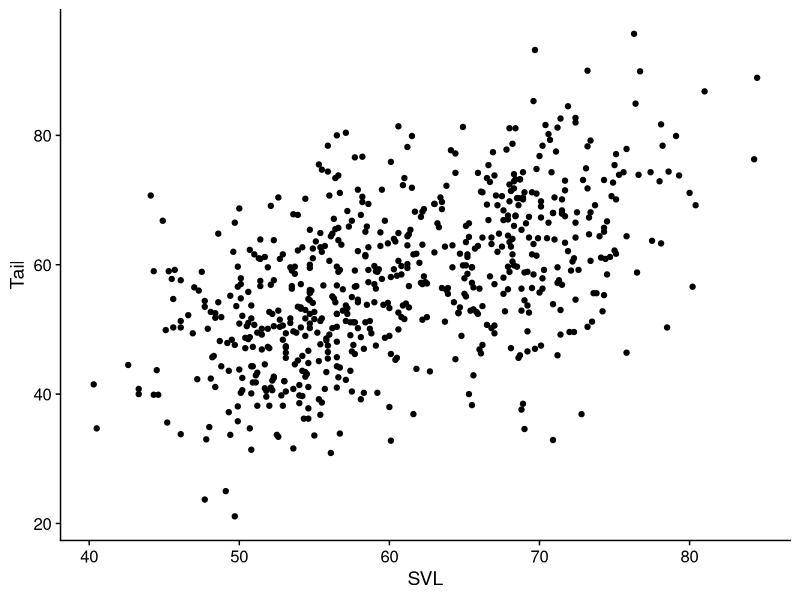
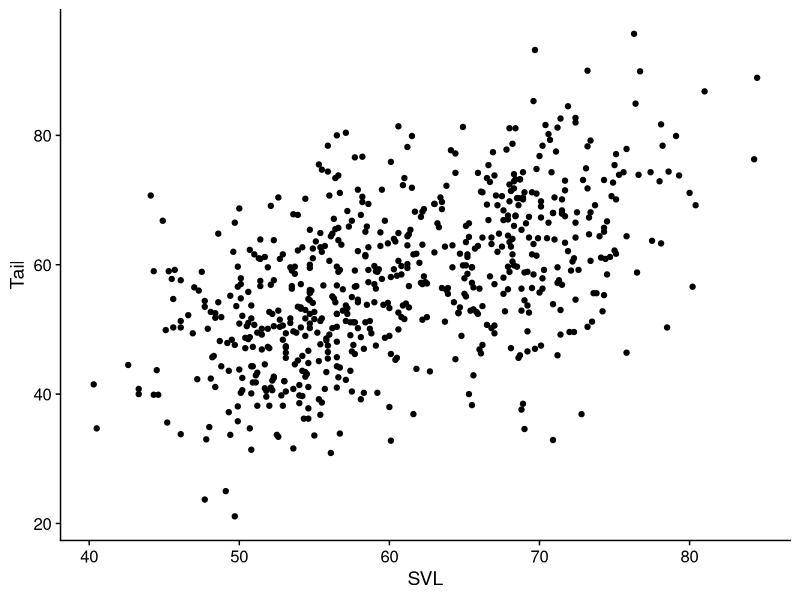
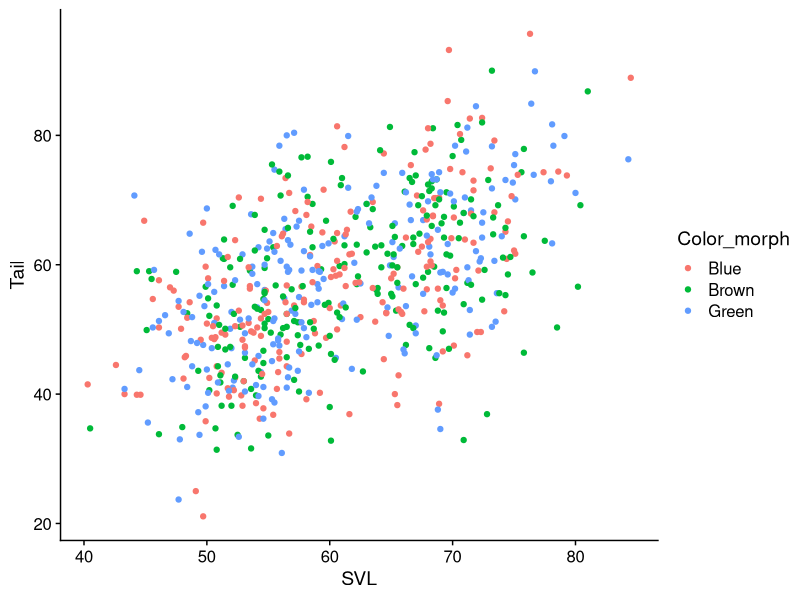
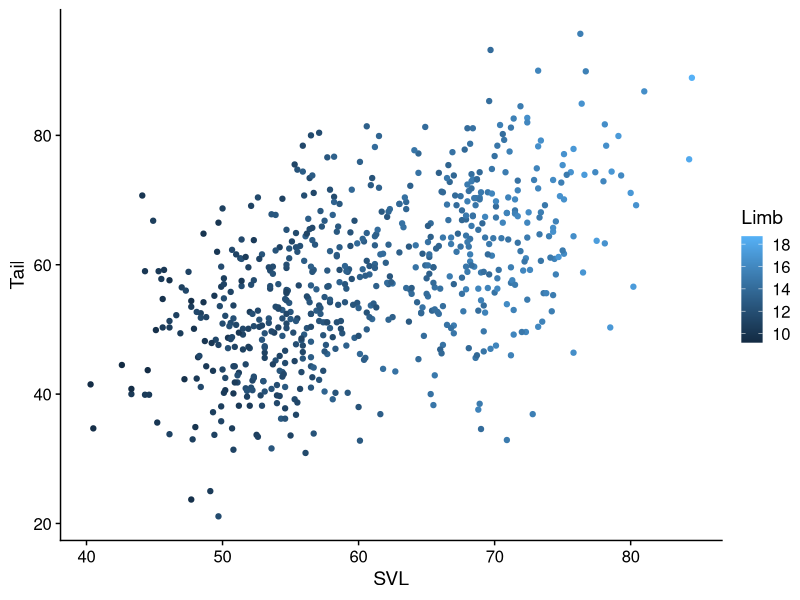
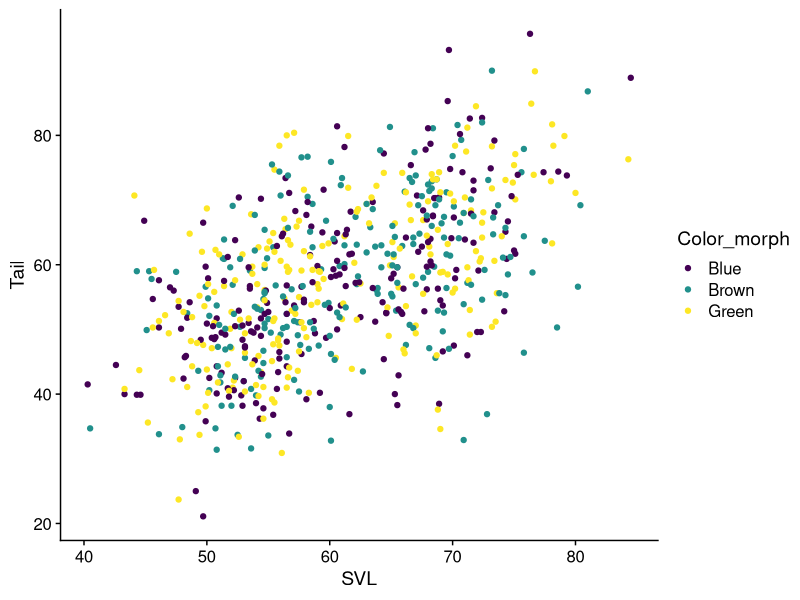
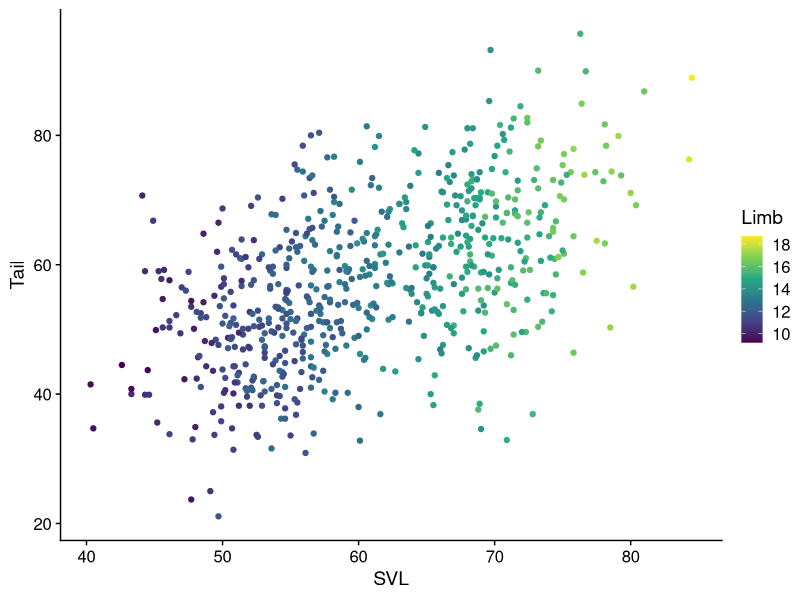
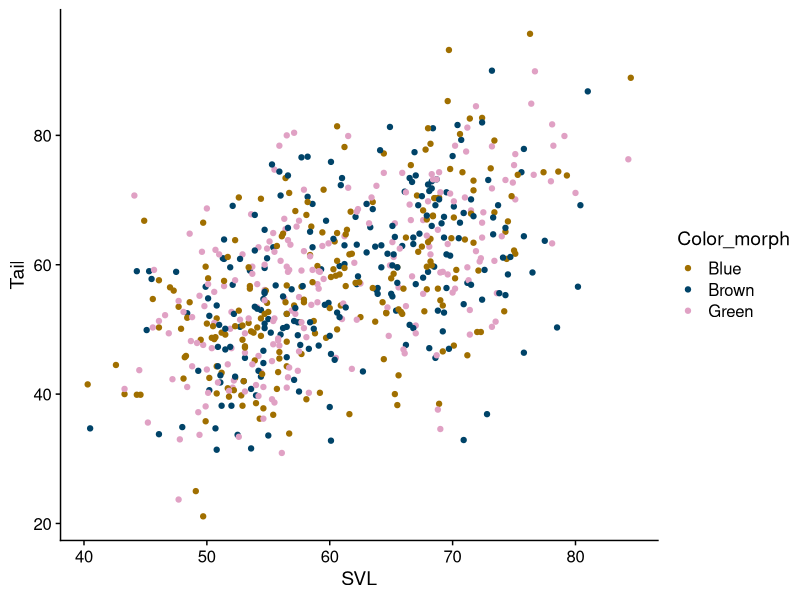
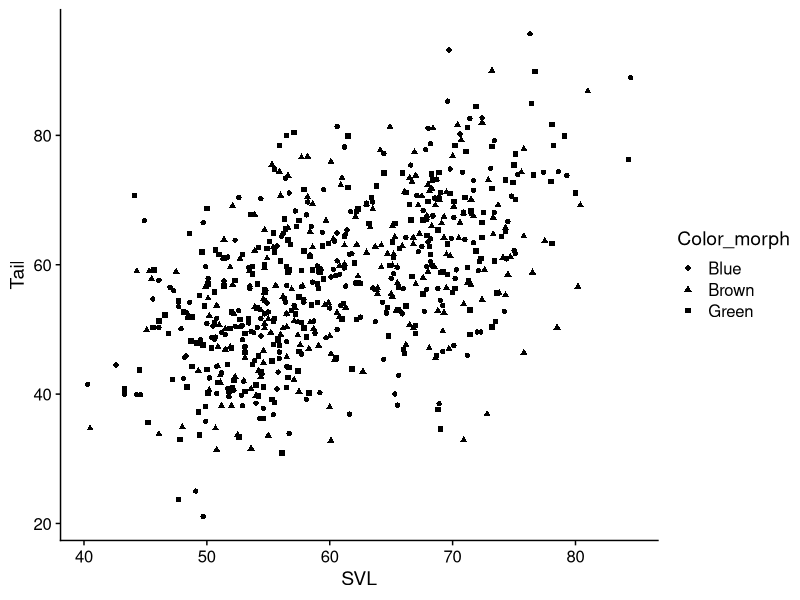

These figures' R source, in order:
## ---- chunk 1
library(ggplot2)
library(dplyr)
library(readr)
library(tibble)
library(forcats)
library(cowplot)
lizards <- read_csv("example_data/anoles.csv") # See Appendix A if you don't have this data
## ---- chunk 2
theme_set(theme_cowplot())
## ---- chunk 3
base_plot <- 
  ggplot(data = lizards) + # Data: sets up a plot around lizards
  aes(x = SVL, y = Tail) + # Aesthetics: Connects columns of lizards to x and y
  geom_point() # Geometry: we're using points
  # Scales aren't listed, so they're using default values
base_plot # show results
## ---- chunk 4
# Include these two lines after loading tidyverse/ggplot2
# at the top of each script
library(cowplot)
theme_set(theme_cowplot()) 

# Now view the plot again, and see the results
base_plot
## ---- chunk 5
# Connect the color aesthetic with the Color_morph column in the data
base_plot + aes(color = Color_morph)  # This is a discrete color
## ---- chunk 6
# Connect the color aesthetic with the Limb column in the data
base_plot + aes(color = Limb) # This is a continuous color
## ---- chunk 7
base_plot + aes(color = Color_morph) + 
  scale_color_viridis_d() # uses the "Viridis" colors, discrete scale
## ---- chunk 8
base_plot + aes(color = Limb) +
  scale_color_viridis_c() # uses the "Viridis" colors, discrete scale
## ---- chunk 9
my_morph_colors = c("#a06f00", "#004368", "#e0a1c4") # Color Hex codes; if you're unfamiliar, google it.
base_plot + aes(color = Color_morph) + 
  scale_color_manual(values = my_morph_colors) 
## ---- chunk 10
base_plot + aes(shape = Color_morph) 
## ---- chunk 11
base_plot + aes(shape = Color_morph) + 
  scale_shape(solid = FALSE)
## ---- chunk 12
base_plot + aes(size = Limb)
## ---- chunk 13
# Note that I'm including the aes() term with ggplot() instead
# of adding it; these are equivalent
ggplot(data = lizards, aes(x = SVL, y = Tail, size = Limb)) + 
  # Define a default color & shape for points
  geom_point(color = "cornflowerblue", shape = 1)
## ---- chunk 14
ggplot(data = lizards) + 
  aes(x = SVL, y = Tail, shape = Color_morph, color = Color_morph) + 
  geom_point(size = 2.5) + 
  scale_shape(solid = FALSE) + 
  scale_color_viridis_d()
## ---- chunk 15
base_plot + aes(color = Limb, shape = Color_morph) + 
  scale_shape(solid = FALSE) +
  scale_color_viridis_c()
## ---- chunk 16
ggplot(data = lizards) + 
  aes(x = Diameter) + 
  geom_histogram()
## ---- chunk 17
ggplot(data = lizards) + 
  aes(x = Diameter) + 
  geom_histogram(binwidth = 2.5, 
                 color = "black", fill = "white") 
## ---- chunk 18
ggplot(data = lizards) + 
  aes(x = Diameter) + 
  geom_density()
## ---- chunk 19
ggplot(data = lizards) + 
  aes(x = Diameter, color = Color_morph) + 
  geom_density()
## ---- chunk 20
box_plots <- ggplot(data = lizards) + 
  aes(x = Site, y = Height) + 
  geom_boxplot() 
box_plots
## ---- chunk 21
box_plots + 
  aes(fill = Color_morph) + # We're using fill because boxplots are solid
  theme(legend.position = "bottom") # Move the legend to the bottom to give us more room
## ---- chunk 22
ggplot(data = lizards) + 
  aes(x = Site, y = Height) + 
  geom_violin()  
## ---- chunk 23
set.seed(0993) # keep the same random jitters each time book is built
## ---- chunk 24
ggplot(data = lizards) + 
  aes(x = Site, y = Height) + 
  geom_jitter(width = .25, height = 0)
## ---- chunk 25
# install.packages("ggforce") # Uncomment this to install
library(ggforce) 
ggplot(data = lizards) + 
  aes(x = Site, y = Height) + 
  geom_violin() +
  geom_sina(color = "grey30", fill = "grey70", shape = 21) # Note that shape 21 uses both color a fill as aesthetics
## ---- chunk 26
ggplot(lizards) + 
  aes(x = SVL, y = Tail) + 
  geom_bin2d(bins = 25) + 
  scale_fill_viridis_c()
## ---- chunk 27
regression_plot = ggplot(data = lizards) + 
  aes(x = SVL, y = Tail) + 
  geom_smooth(method = "lm", se = TRUE) + # method = "lm" uses a linear regression
  # use se = FALSE to disable error regions
  geom_point()
regression_plot 
## ---- chunk 28
ggplot(data = lizards) + 
  aes(x = SVL, y = Tail, color = Color_morph) + 
  geom_smooth(method = "lm", se = TRUE) + 
  geom_point() + 
  scale_color_viridis_d()
## ---- chunk 29
ggplot(data = lizards) + 
  aes(x = SVL, y = Tail) + 
  geom_smooth(method = "lm", se = TRUE) + 
  geom_point(aes(color = Color_morph)) + # call color here to only make it apply to points
  scale_color_viridis_d()
## ---- chunk 30
beavers = read_csv("example_data/beavers.csv")
ggplot(beavers) + 
  aes(x = Time, y = Temperature, color = beaver) + 
  geom_line() + 
  scale_x_datetime(date_labels = "%H:%M") # This tells R that you've got a time on the x axis
  # date_labels says to use hours:minutes as the axis format
## ---- chunk 31
ggplot(data = lizards) + 
  aes(x = Site) +
  geom_bar()
## ---- chunk 32
ggplot(data = lizards) + 
  aes(x = Site, fill = Perch_type) +
  geom_bar() +
  scale_fill_viridis_d()
## ---- chunk 33
ggplot(data = lizards) + 
  aes(x = Site, fill = Perch_type) +
  geom_bar(position = "dodge") +
  scale_fill_viridis_d()
## ---- chunk 34
ggplot(data = lizards) + 
  aes(x = fct_infreq(Site), # Note how this changes the axis label
      fill = Perch_type) + # We'll talk about how to fix that in a bit
  geom_bar()
## ---- chunk 35
regression_plot +
  facet_wrap(~Color_morph) # note the ~
## ---- chunk 36
regression_plot +
  facet_wrap(~Site) # note the ~
## ---- chunk 37
regression_plot +
  facet_wrap(~Site, scales = "free_x") # scales can also be 'free_y' or 'free' (which does both x and y)
## ---- chunk 38
regression_plot +
  facet_grid(Perch_type~Color_morph) # rows ~ columns
## ---- chunk 39
ggplot(lizards) + 
  aes(x = Limb, y = Diameter, color = Color_morph) + 
  geom_point() + 
  scale_color_viridis_d()
## ---- chunk 40
ggplot(lizards) + 
  aes(x = Limb, y = Diameter, color = Color_morph) + 
  geom_point() + 
  scale_color_viridis_d(name = "Color Morph") + 
  xlab("Hind Limb Length (mm)") + 
  ylab("Perch Diameter (mm)")
